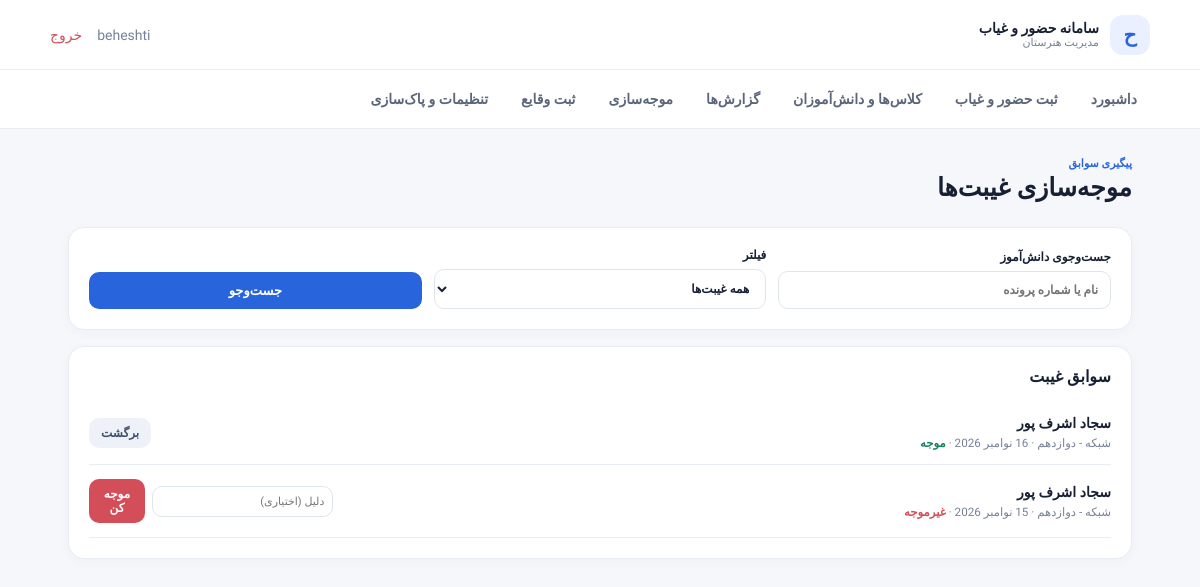
Page /excuses/ (signed in) on the earlier database version.
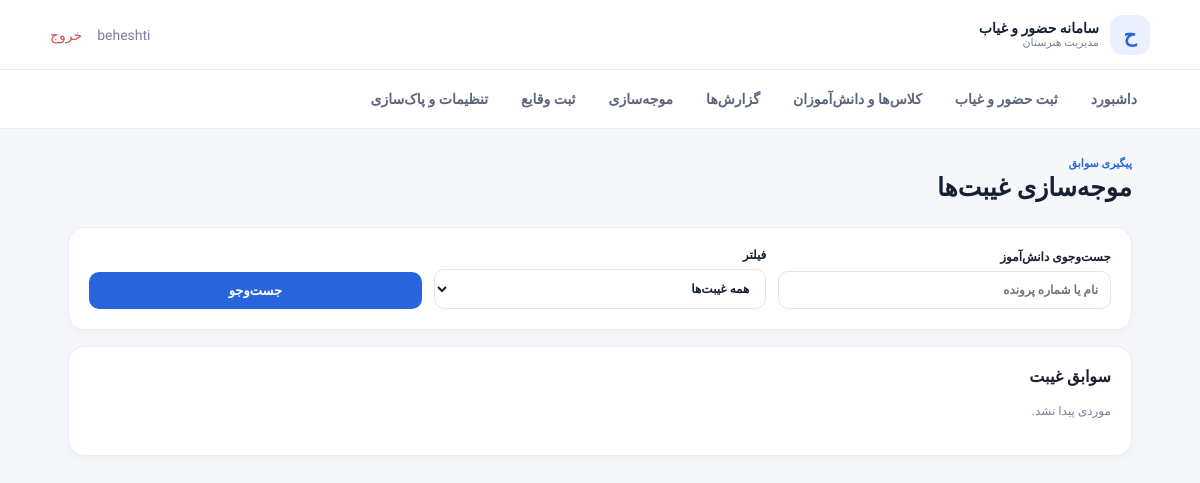
Same page on the later database version.
### attendance/models.py (models this page shows)
class AttendanceRecord(models.Model):
    STATUS = [("present", "حاضر"), ("absent", "غایب"), ("late", "تأخیر")]
    session = models.ForeignKey(
        AttendanceSession, on_delete=models.CASCADE, related_name="records")
    student = models.ForeignKey(
        Student, on_delete=models.CASCADE, related_name="attendance_records")
    status = models.CharField(max_length=10, choices=STATUS, default="present")
    note = models.CharField(max_length=250, blank=True)
    justified = models.BooleanField(default=False)
    justification_reason = models.CharField(max_length=250, blank=True)
    justified_at = models.DateTimeField(null=True, blank=True)
    class Meta:
        constraints = [models.UniqueConstraint(
            fields=["session", "student"], name="unique_student_per_session")]

class Student(models.Model):
    school_class = models.ForeignKey(
        SchoolClass, on_delete=models.CASCADE, related_name="students")
    first_name = models.CharField(max_length=80)
    last_name = models.CharField(max_length=100)
    file_number = models.CharField(max_length=40, blank=True)
    active = models.BooleanField(default=True)
    class Meta:
        ordering = ["last_name", "first_name"]
    def __str__(self):
        return f"{self.first_name} {self.last_name}"

class AttendanceSession(models.Model):
    school_class = models.ForeignKey(
        SchoolClass, on_delete=models.CASCADE, related_name="sessions")
    date = models.DateField()
    created_at = models.DateTimeField(auto_now_add=True)
    updated_at = models.DateTimeField(auto_now=True)
    class Meta:
        constraints = [models.UniqueConstraint(
            fields=["school_class", "date"], name="unique_class_attendance_date")]
        ordering = ["-date"]

class SchoolClass(models.Model):
    major = models.CharField(max_length=40, choices=MAJORS)
    grade = models.PositiveSmallIntegerField(choices=GRADES)
    section = models.CharField(max_length=20, blank=True, default="")
    class Meta:
        ordering = ["grade", "major", "section"]
        constraints = [models.UniqueConstraint(
            fields=["major", "grade", "section"], name="unique_school_class")]
    def __str__(self):
        grade_name = dict(GRADES).get(self.grade, self.grade)
        return f"{self.major} - {grade_name}" + (f" ({self.section})" if self.section else "")

### attendance/views.py (the view, shortened to what this page needs)
# urls.py: path("excuses/", views.excuses, name="excuses"),
@login_required
def excuses(request):
    q = request.GET.get("q", "").strip()
    records = AttendanceRecord.objects.filter(status="absent").select_related(
        "student", "session__school_class").order_by("-session__date")
    if q:
        records = records.filter(Q(student__first_name__icontains=q) | Q(
            student__last_name__icontains=q) | Q(student__file_number__icontains=q))
    if request.GET.get("filter") == "unjustified":
        records = records.filter(justified=False)
    return render(request, "excuses.html", {"records": records[:300], "q": q, "filter": request.GET.get("filter", "")})

### templates/excuses.html
{% extends 'base.html' %}{% block content %}<div class="page-head"><div><p class="eyebrow">پیگیری سوابق</p><h1>موجه‌سازی غیبت‌ها</h1></div></div><section class="panel"><form method="get" class="form-grid"><label>جست‌وجوی دانش‌آموز<input name="q" value="{{ q }}" placeholder="نام یا شماره پرونده"></label><label>فیلتر<select name="filter"><option value="">همه غیبت‌ها</option><option value="unjustified" {% if filter == 'unjustified' %}selected{% endif %}>فقط موجه‌نشده‌ها</option></select></label><button class="btn primary">جست‌وجو</button></form></section>
<section class="panel"><h2>سوابق غیبت</h2>{% for r in records %}<div class="excuse-row"><div><strong>{{ r.student }}</strong><small>{{ r.session.school_class }} · {{ r.session.date }} · {% if r.justified %}<span class="green" style="font-weight: bold;">موجه</span>{% else %}<span style="font-weight: bold;" class="red">غیرموجه</span>{% endif %}</small>{% if r.justification_reason %}<small>دلیل: {{ r.justification_reason }}</small>{% endif %}</div><form method="post" class="excuse-form">{% csrf_token %}<input type="hidden" name="record_id" value="{{ r.id }}">{% if r.justified %}<input type="hidden" name="action" value="unjustify"><button class="btn secondary small">برگشت</button>{% else %}<input type="hidden" name="action" value="justify"><input name="reason" placeholder="دلیل (اختیاری)"><button class="btn primary small" style="background-color: var(--red);">موجه کن</button>{% endif %}</form></div>{% empty %}<p class="muted">موردی پیدا نشد.</p>{% endfor %}</section>{% endblock %}

### templates/base.html (shortened to what this page needs)
{% load static %}
<!doctype html><html lang="fa" dir="rtl"><head><link rel="stylesheet" href="{% static 'app.css' %}"></head>
<body><header class="topbar"><a class="brand" href="{% url 'dashboard' %}"><span class="brand-icon">ح</span><span>سامانه حضور و غیاب<small>مدیریت هنرستان</small></span></a>{% if user.is_authenticated %}<div class="top-actions"><span class="user-label">{{ user.username }}</span><a class="logout" href="{% url 'logout' %}">خروج</a></div>{% endif %}</header>
{% if user.is_authenticated %}<nav class="nav"><a href="{% url 'dashboard' %}">داشبورد</a><a href="{% url 'attendance' %}">ثبت حضور و غیاب</a><a href="{% url 'classes' %}">کلاس‌ها و دانش‌آموزان</a><a href="{% url 'reports' %}">گزارش‌ها</a><a href="{% url 'excuses' %}">موجه‌سازی</a><a href="{% url 'incident_sheets' %}">ثبت وقایع</a>{% if user.is_superuser %}<a href="{% url 'reset_data' %}">تنظیمات و پاک‌سازی</a>{% endif %}</nav>{% endif %}
<main class="container">{% block content %}{% endblock %}</main></body></html>

### static/app.css (style rules this page uses)
:root { --bg: #f5f7fb; --surface: #fff; --text: #172033; --muted: #778198; --line: #e8edf4; --blue: #2864dc; --green: #16845d; --red: #d34e58; --orange: #b7791f }
* { box-sizing: border-box }
body { margin: 0; background: var(--bg); color: var(--text); font-family: Vazirmatn, Tahoma, sans-serif; font-size: 14px }
.topbar { height: 70px; background: #fff; border-bottom: 1px solid var(--line); display: flex; align-items: center; justify-content: space-between; padding: 0 max(18px, calc((100% - 1100px)/2)); }
.brand { display: flex; align-items: center; gap: 11px; text-decoration: none; color: var(--text); font-weight: 800 }
.brand small { display: block; color: var(--muted); font-size: 11px; font-weight: 400 }
.brand-icon { display: grid; place-items: center; width: 40px; height: 40px; background: #eaf0ff; color: var(--blue); border-radius: 13px; font-weight: 800; font-size: 20px }
.top-actions { display: flex; align-items: center; gap: 15px }
.user-label, .muted, small { color: var(--muted) }
.logout { color: var(--red); text-decoration: none }
.nav { display: flex; gap: 7px; overflow: auto; padding: 12px max(18px, calc((100% - 1100px)/2)); background: #fff; border-bottom: 1px solid var(--line); white-space: nowrap }
.nav a { padding: 9px 13px; border-radius: 9px; text-decoration: none; color: #5c667b; font-weight: 600 }
.container { max-width: 1100px; margin: 28px auto; padding: 0 18px }
.page-head { display: flex; align-items: center; justify-content: space-between; gap: 12px; margin-bottom: 22px }
.page-head h1 { margin: 3px 0; font-size: 25px }
.eyebrow { font-size: 11px; color: var(--blue); font-weight: 700; margin: 0 }
.panel { background: #fff; border: 1px solid var(--line); border-radius: 16px; padding: 20px; margin-bottom: 16px; box-shadow: 0 3px 12px #1c315008 }
.panel h2 { font-size: 16px; margin: 0 0 15px }
.btn { border: 0; border-radius: 10px; padding: 11px 17px; font-family: inherit; font-size: 13px; font-weight: 700; cursor: pointer; text-decoration: none; display: inline-flex; align-items: center; justify-content: center }
.primary { background: var(--blue); color: #fff }
.form-grid { display: grid; grid-template-columns: repeat(3, 1fr); align-items: end; gap: 12px }
.form-grid label, label { display: flex; flex-direction: column; gap: 7px; font-size: 12px; font-weight: 600 }
input, select, textarea { width: 100%; border: 1px solid #dfe5ee; border-radius: 10px; padding: 11px 12px; font: inherit; background: #fff; color: var(--text); outline: none }
.muted { font-size: 12px; line-height: 1.8 }

Differences in the rows shown:
removed AttendanceRecord: student "سجاد اشرف پور", session.school_class "شبکه - دوازدهم", justified "موجه"
removed AttendanceRecord: student "سجاد اشرف پور", session.school_class "شبکه - دوازدهم", justified "غیرموجه"
Other differences:
text now shown: "موردی پیدا نشد."
